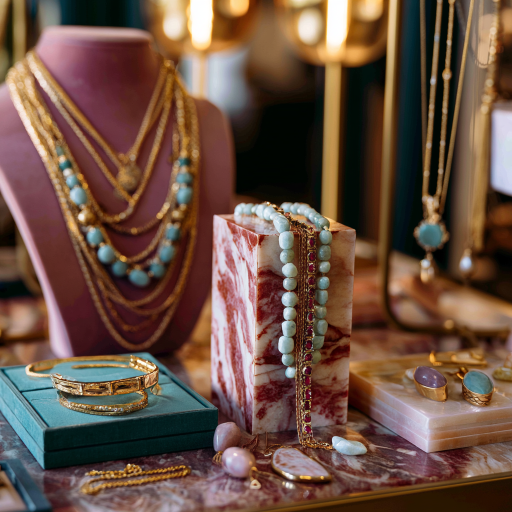
#> input picture brand-images/whoJewelry.png, 1024 x 1024 px, given in place of brand-images, which was not available (shown at 1/2 size)
$ python extract_brand_palette.py ../../../brand-images
#> lines starting #> are read from the running program, lines starting #| are printed output that depends on the picture; pictures that were not available may be replaced by others from this repository, and a replacement may not be noted
#!/usr/bin/env python3
"""Extract a draft color palette from supplied local images.

Dependency:
  python3 -m pip install Pillow
"""

from __future__ import annotations

import argparse
from collections import Counter
from pathlib import Path


def parse_args() -> argparse.Namespace:
    parser = argparse.ArgumentParser(description="Extract a draft palette from images.")
    parser.add_argument("images", nargs="+", help="Image paths.")
    parser.add_argument("--colors", type=int, default=8, help="Number of colors to output.")
    parser.add_argument("--preview", help="Optional HTML preview path.")
    return parser.parse_args()


def to_hex(rgb: tuple[int, int, int]) -> str:
    return "#{:02x}{:02x}{:02x}".format(*rgb)


def extract_palette(paths: list[Path], color_count: int) -> list[str]:
#> called with color_count = 8
    try:
        from PIL import Image
    except ImportError as exc:
        raise SystemExit("Missing dependency: install `Pillow`.") from exc

    counter: Counter[tuple[int, int, int]] = Counter()
    for path in paths:
        if not path.exists():
            raise SystemExit(f"Image not found: {path}")
        with Image.open(path) as image:
#> image is the input picture: PIL image 1024x1024 RGB; mean R, G, B 107, 80.7, 66.9
            image = image.convert("RGB")
            image.thumbnail((240, 240))
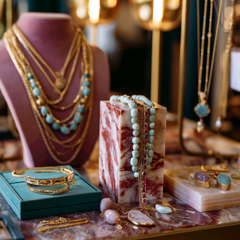
#> image: PIL image 240x240 RGB; mean R, G, B 107.1, 80.8, 67
            quantized = image.quantize(colors=max(color_count, 2), method=Image.Quantize.MEDIANCUT)
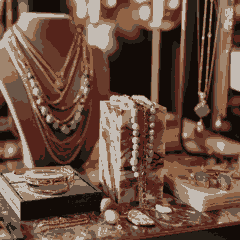
#> quantized: PIL image 240x240 P; mean R, G, B 107.3, 79.2, 65
            palette = quantized.convert("RGB")
            counter.update(palette.getdata())
    return [to_hex(color) for color, _ in counter.most_common(color_count)]


def write_preview(colors: list[str], path: Path) -> None:
    swatches = "\n".join(
        f'<div class="swatch"><span style="background:{color}"></span><code>{color}</code></div>'
        for color in colors
    )
    html = f"""<!doctype html>
<html lang="en">
<meta charset="utf-8">
<title>Draft Palette</title>
<style>
body {{ font-family: system-ui, sans-serif; padding: 32px; }}
.swatch {{ display: flex; align-items: center; gap: 12px; margin: 10px 0; }}
.swatch span {{ display: block; width: 72px; height: 48px; border: 1px solid #ddd; }}
</style>
<h1>Draft Palette - Requires Human Verification</h1>
{swatches}
</html>
"""
    path.write_text(html, encoding="utf-8")


def main() -> None:
    args = parse_args()
    palette = extract_palette([Path(item) for item in args.images], args.colors)
#> palette = ['#673b2b', '#55241b', '#a0856e', '#120b07', '#916345', '#c3bbb3', '#6b5648', '#251e17']
    print("Draft palette. Verify against official brand sources before use.")
    for color in palette:
        print(color)
#> this loop made 8 passes
#> color on passes 1 to 8: '#673b2b', '#55241b', '#a0856e', '#120b07', '#916345', '#c3bbb3', '#6b5648', '#251e17'
#| #673b2b
#| #55241b
#| #a0856e
#| #120b07
#| #916345
#| #c3bbb3
#| #6b5648
#| #251e17
    if args.preview:
        write_preview(palette, Path(args.preview))
        print(f"Wrote {args.preview}")


if __name__ == "__main__":
    main()

$ run again, on brand-images/whoLifestyle.png
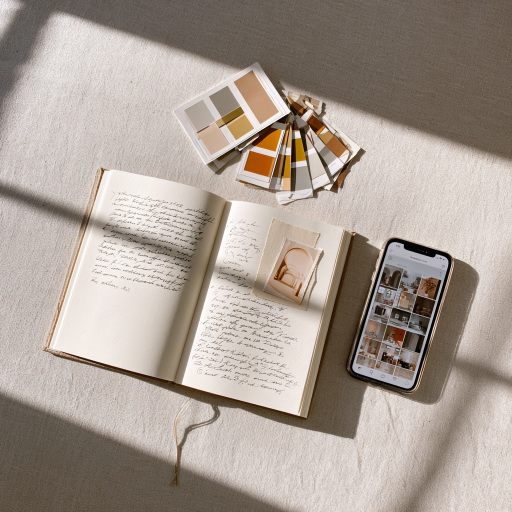
#> input picture brand-images/whoLifestyle.png, 1024 x 1024 px, given in place of brand-images, which was not available (shown at 1/2 size)
#> in extract_palette, image is the input picture: PIL image 1024x1024 RGB; mean R, G, B 168.7, 157.1, 147.8
#> in extract_palette, `image.thumbnail((240, 240))`:
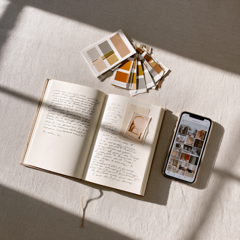
#> image: PIL image 240x240 RGB; mean R, G, B 168.8, 157.3, 147.9
#> in extract_palette, `quantized = image.quantize(colors=max(color_count, 2), method=Image.Qu..`:
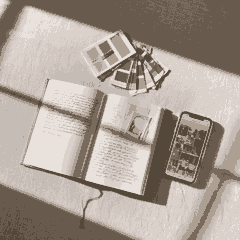
#> quantized: PIL image 240x240 P; mean R, G, B 169, 157.6, 148.4
#> palette = ['#685a4d', '#dad1cb', '#c6bcb6', '#d1c6c0', '#e8e1dc', '#ae9f93', '#786a5c', '#54483a']
#> the loop in main, `for color in palette:` made 8 passes
#> color on passes 1 to 8: '#685a4d', '#dad1cb', '#c6bcb6', '#d1c6c0', '#e8e1dc', '#ae9f93', '#786a5c', '#54483a'
#> (printed output is left out)
